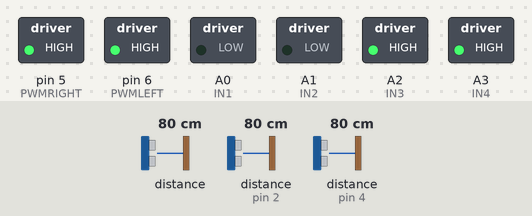
The sketch below on a simulated Arduino Uno, built with avr-gcc and run on an emulated ATmega328P. On the bench: switched loads named in the sketch (green lamp = pin HIGH). Wiring (inferred from the names in the program): 3 × ultrasonic range finder: trigger pin 3, echo pin 2 / trigger pin 9, echo pin 0 / trigger pin 10, echo pin 4. The test bench sets the inputs (shaded band); at power-on: distance to the obstacle 80 cm, distance to the obstacle (sensors on pin 2, pin 4) 80 cm. The echo pulse lasts 58.3 µs per cm; no radio packets arrive unless stated; pins used as bus, display or sensor lines are not drawn.

Above: at 1.2 s.
1.3 s: distance to the obstacle (sensor 0) set to 2 cm
At 2.0 s:
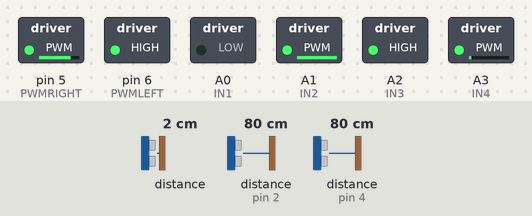
2.8 s: distance to the obstacle (sensor on pin 2) set to 120 cm
At 4.1 s:
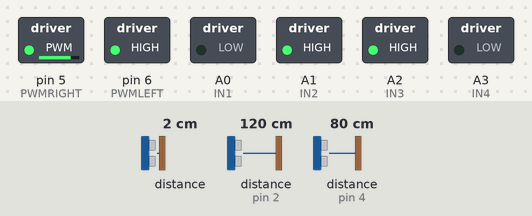
4.4 s: distance to the obstacle (sensor 0) set to 19 cm
5.9 s: distance to the obstacle (sensor 0) set to 25 cm
At 6.9 s:
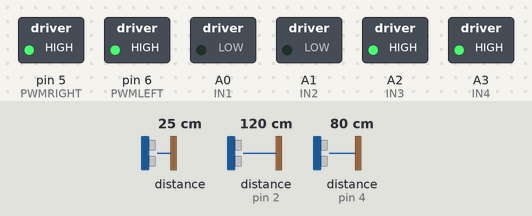
7.4 s: distance to the obstacle (sensor on pin 2) set to 23 cm
8.9 s: distance to the obstacle (sensor on pin 2) set to 19 cm
At 10.0 s:
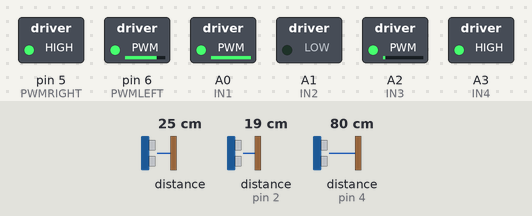
Timing chart, 0 to 11.4 s (numbered marks = the images above; inputs shaded):
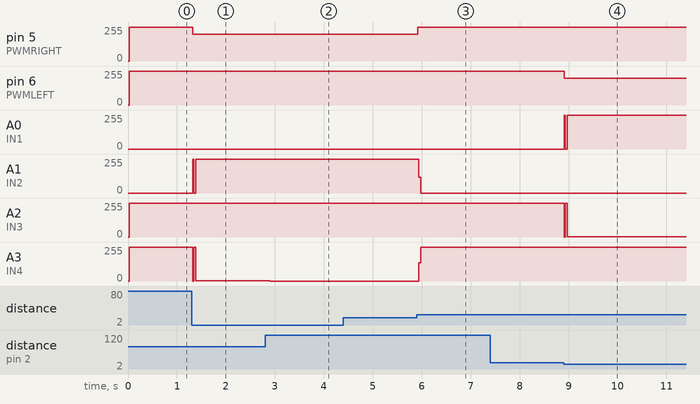

Measured:
- the behaviour switches between 21 and 22 cm on distance to the obstacle (sensor 0) (found by bisection; images 2 and 3)
- the behaviour switches between 22 and 21 cm on distance to the obstacle (sensor on pin 2) (found by bisection; images 3 and 4)
- after the input at 1.3 s, pin 5 (PWMRIGHT): 255/255 → 200/255 at once; A1 (IN2): 0/255 → 254/255 at once; A3 (IN4): 255/255 → 1/255 at once
- after the input at 2.8 s, A1 (IN2): 254/255 → 255/255 after 0.10 s; A3 (IN4): 1/255 → 0/255 after 0.10 s
- after the input at 5.9 s, pin 5 (PWMRIGHT): 200/255 → 255/255 at once; A1 (IN2): 255/255 → 0/255 at once; A3 (IN4): 0/255 → 255/255 at once
- after the input at 7.4 s, every drawn part: stays the same
- after the input at 8.9 s, pin 6 (PWMLEFT): 255/255 → 200/255 at once; A0 (IN1): 0/255 → 254/255 at once; A2 (IN3): 255/255 → 1/255 at once

The sketch:

AutonomusCar.ino
```cpp
/*
 * ARDUINO
 * Connessione modulo wifi:
 * CE   CSN   SCK   MOSI  MISO  VCC
 * 7    8     13    11    12    3.3v
*/

#include <SPI.h>
#include <nRF24L01.h>
#include <RF24.h>

//PWM channel
#define PWMLEFT 6
#define PWMRIGHT 5

//motor
#define IN1 A0
#define IN2 A1
#define IN3 A2
#define IN4 A3

//sensor TRIG
#define TRIG1 3
#define TRIG2 10
#define TRIG3 9

//sensor ECHO
#define ECHO1 2
#define ECHO2 4
#define ECHO3 0

//Costanti debug per distanza
#define MAXDIST 80
#define MINDIST 25
#define MINDISTL 20

//PIN modulo radio
#define CE_PIN 7
#define CSN_PIN 8

//creo l'antenna
RF24 radio(CE_PIN, CSN_PIN);

//indirizzo antenna
const byte addresses[6] = {"12345"};

void setup() {
  //MOTOR
  pinMode(IN1, OUTPUT);
  pinMode(IN2, OUTPUT);
  pinMode(IN3, OUTPUT);
  pinMode(IN4, OUTPUT);
  //SENSOR TRIG
  pinMode(TRIG1, OUTPUT);
  pinMode(TRIG2, OUTPUT);
  pinMode(TRIG3, OUTPUT);
  //SENSOR ECHO
  pinMode(ECHO1, INPUT);
  pinMode(ECHO2, INPUT);
  pinMode(ECHO3, INPUT);

  Serial.begin(9600);
  radio.begin();
  radio.openWritingPipe(addresses);
}

void loop() {
  long dL, dR, dC;
  long tdL = MAXDIST, tdR = MAXDIST, tdC = MAXDIST;
  long dati[3];

  //LEFT
  dL = sLeft();
  if (dL != -1) tdL = dL;
  else dL = MAXDIST;
  dati[0] = dL;

  //RIGHT
  dR = sRight();
  if (dR != -1) tdR = dR;
  else dR = MAXDIST;
  dati[1] = dR;

  //CENTER
  dC = sCenter();
  if (dC != -1) tdC = dC;
  else dC = MAXDIST;
  dati[2] = dC;

  mAvanti();
  if (dC <= MINDIST) mGiro();
  else if(dL <= MINDISTL) mRight();
  else if (dR <= MINDISTL) mLeft();
  else mAvanti();
  radio.write(&dati, sizeof(dati));
}

//calcola distanza sensore Centrale
long sCenter() {
  digitalWrite(TRIG2, LOW);
  digitalWrite(TRIG2, HIGH);
  delayMicroseconds(10);
  digitalWrite(TRIG2, LOW);
  long durata = pulseIn(ECHO2, HIGH);
  if (durata > 10000) {
    return MAXDIST;
  }
  long distanza = durata / 58.31;
  if (distanza > MAXDIST) {
    return MAXDIST;
  }
  return distanza;
}

//calcola distanza sensore a Destra
long sRight() {
  digitalWrite(TRIG1, LOW);
  digitalWrite(TRIG1, HIGH);
  delayMicroseconds(10);
  digitalWrite(TRIG1, LOW);
  long durata = pulseIn(ECHO1, HIGH);
  if (durata > 10000) {
    return MAXDIST;
  }
  long distanza = durata / 58.31;
  if (distanza > MAXDIST) {
    return MAXDIST;
  }
  return distanza;
}

//calcola distanza sensore a Sinistra
long sLeft() {
  digitalWrite(TRIG3, LOW);
  digitalWrite(TRIG3, HIGH);
  delayMicroseconds(10);
  digitalWrite(TRIG3, LOW);
  long durata = pulseIn(ECHO3, HIGH);
  if (durata > 10000) {
    return MAXDIST;
  }
  long distanza = durata / 58.31;
  if (distanza > MAXDIST) {
    return MAXDIST;
  }
  return distanza;
}

//Muove la macchina indietro
void mIndietro() {
  digitalWrite(IN1, HIGH);
  digitalWrite(IN2, HIGH);
  digitalWrite(IN3, LOW);
  digitalWrite(IN4, LOW);
}

//Muove la macchina avanti
void mAvanti() {
  analogWrite(PWMRIGHT, 255);
  analogWrite(PWMLEFT, 255);
  digitalWrite(IN1, LOW);
  digitalWrite(IN2, LOW);
  digitalWrite(IN3, HIGH);
  digitalWrite(IN4, HIGH);
}

//Ferma la macchina
void mStop() {
  digitalWrite(IN1, LOW);
  digitalWrite(IN2, LOW);
  digitalWrite(IN3, LOW);
  digitalWrite(IN4, LOW);
}

//Ruota la macchina verso destra
void mLeft() {
  analogWrite(PWMRIGHT, 255);
  analogWrite(PWMLEFT, 200);
  digitalWrite(IN1, HIGH);
  digitalWrite(IN2, LOW);
  digitalWrite(IN3, LOW);
  digitalWrite(IN4, HIGH);
}

//Ruota la macchina verso sinistra
void mRight() {
  analogWrite(PWMRIGHT, 200);
  analogWrite(PWMLEFT, 255);
  digitalWrite(IN1, LOW);
  digitalWrite(IN2, HIGH);
  digitalWrite(IN3, HIGH);
  digitalWrite(IN4, LOW);
}

//Ruota la macchina su se stessa
void mGiro() {
  analogWrite(PWMRIGHT, 255);
  analogWrite(PWMLEFT, 255);
  digitalWrite(IN1, LOW);
  digitalWrite(IN2, HIGH);
  digitalWrite(IN3, HIGH);
  digitalWrite(IN4, LOW);
}
```
